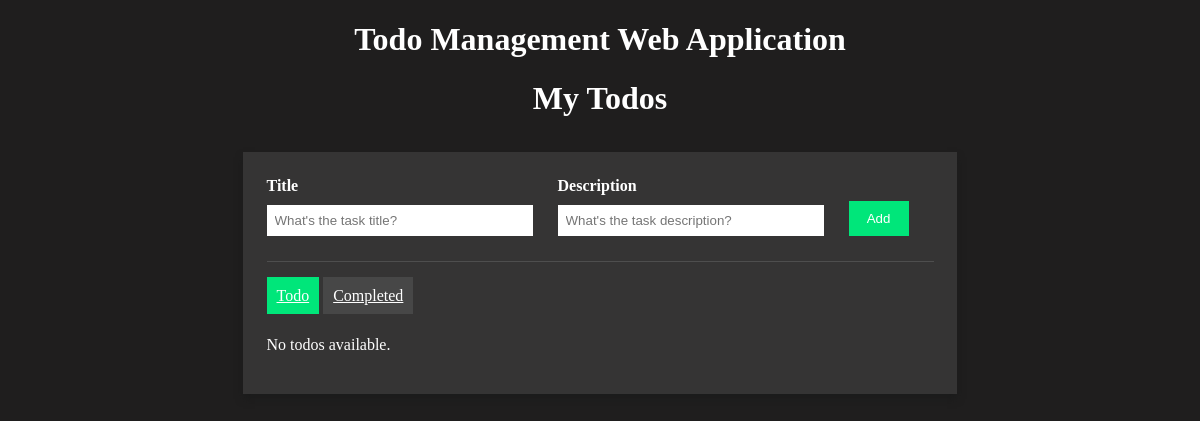
Before: / with the older database file.
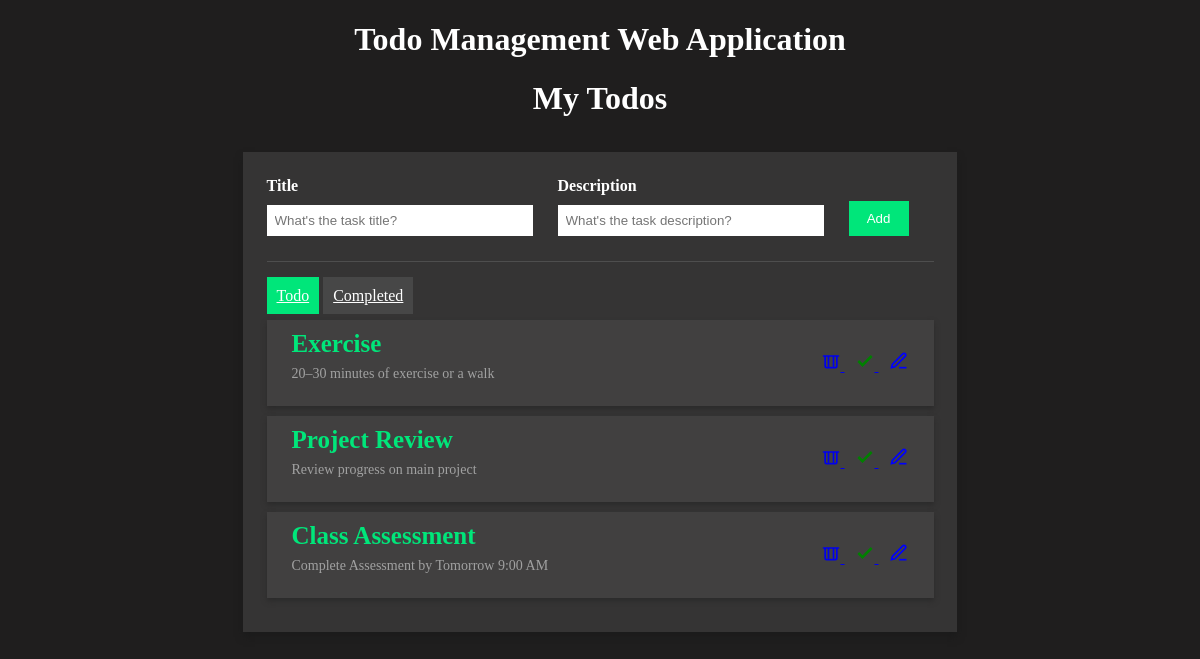
After: the same page with the newer database file.
### todoapp/models.py (models this page shows, shortened)
class Todo(models.Model):
    title = models.CharField(max_length=100)
    description = models.TextField()
    completed = models.BooleanField(default=False)
    completed_on = models.DateTimeField(null=True, blank=True)

### todoapp/views.py (the view)
# urls.py: path('', views.index, name='index'),
def index(request):
    todos = Todo.objects.filter(completed=False).order_by('-id')
    completed_todos = Todo.objects.filter(completed=True).order_by('-completed_on')
    show_completed = request.GET.get('show_completed') == 'true'
    context = {
        'todos': todos,
        'completed_todos': completed_todos,
        'show_completed': show_completed,
    }
    return render(request, 'todoapp/index.html', context)

### todoapp/templates/todoapp/index.html (shortened to what this page needs)
{% load static%}
<!DOCTYPE html>
<html lang="en">
<head>
  <link rel="stylesheet" href="{% static 'todoapp/style.css' %}" />
</head>
<body>
  <div class="App">
    <H1>Todo Management Web Application</H1>
    <h1>My Todos</h1>
    <div class="todo-wrapper">
      <form action="{% url 'add_todo' %}" method="post" class="todo-input">
        <div class="todo-input-item">
          <label>Title</label>
          <input type="text" name="title" placeholder="What's the task title?" required />
        </div>
        <div class="todo-input-item">
          <label>Description</label>
          <input type="text" name="description" placeholder="What's the task description?" required />
        </div>
        <div class="todo-input-item">
          <button type="submit" class="primaryBtn">Add</button>
        </div>
      </form>
      <div class="btn-area">
        <a href="/?show_completed=false" class="secondaryBtn {% if not show_completed %}active{% endif %}">Todo</a>
        <a href="/?show_completed=true" class="secondaryBtn {% if show_completed %}active{% endif %}">Completed</a>
      </div>
      <div class="todo-list">
        {% if not show_completed %}
          {% for item in todos %}
            <div class="todo-list-item">
              <div>
                <h3>{{ item.title }}</h3>
                <p>{{ item.description }}</p>
              </div>
              <div>
                <a href="{% url 'delete_todo' item.id %}" title="Delete?">
                  <svg class="icon" fill="currentColor" viewBox="0 0 24 24" width="20" height="20">
                    <path d="M3 6h18M9 6v12m6-12v12M5 6v12a2 2 0 002 2h10a2 2 0 002-2V6" stroke="currentColor" stroke-width="2" stroke-linecap="round" stroke-linejoin="round" fill="none"/>
                  </svg>
                </a>
                <a href="{% url 'complete_todo' item.id %}" title="Complete?">
                  <svg class="check-icon" fill="none" stroke="green" stroke-width="3" viewBox="0 0 24 24" width="20" height="20">
                    <path d="M20 6L9 17l-5-5" />
                  </svg>
                </a>
                <a href="{% url 'edit_todo' item.id %}" title="Edit?">
                  <svg class="check-icon" fill="none" stroke="blue " stroke-width="2" viewBox="0 0 24 24" width="20" height="20">
                    <path d="M12 20h9" />
                    <path d="M16.5 3.5a2.121 2.121 0 113 3L7 19l-4 1 1-4 12.5-12.5z" />
                  </svg>
                </a>
              </div>
            </div>
          {% empty %}
            <p>No todos available.</p>
          {% endfor %}
        {% endif %}
      </div>
    </div>
  </div>
</body>
</html>

### todoapp/static/todoapp/style.css (style rules this page uses)
body { background-color: #1f1e1e; color:white; overflow: hidden; }
h1 { text-align: center; }
.todo-wrapper { background: #353434; padding: 2%; width: fit-content; margin-left: auto; margin-right: auto; margin-top: 3%; max-height: 80vh; overflow-y: auto; box-shadow: 0px 5px 7px rgb(27, 27, 27); }
.todo-input { display: flex; align-items: center; justify-content: center; border-bottom: 1px solid rgb(78, 78, 78); padding-bottom: 25px; margin-bottom: 25px; }
.todo-input-item { display: flex; flex-direction: column; align-items: flex-start; margin-right: 25px; }
.todo-input-item label { font-weight: bold; margin-bottom: 10px; }
.todo-input-item input { padding: 8px; border: none; width: 250px; }
.primaryBtn { background-color: rgb(0,230,122); color: white; border:none; border-radius: 0px; margin-top: 25px; padding: 10px; width: 60px; cursor: pointer; }
.secondaryBtn { background-color: rgb(71, 71, 71); color: white; border:none; border-radius: 0px; margin-top: 25px; padding: 10px; width: fit-content; cursor: pointer; }
.active { background-color: rgb(0,230,122); }
.todo-list { display: flex; flex-direction: column; }
.btn-area { margin-bottom: 15px; }
.todo-list-item { background-color: #414040; display: flex; justify-content: space-between; align-items: center; padding: 25px; padding-bottom: 10px; padding-top: 10px; margin-bottom: 10px; box-shadow: 0px 3px 5px rgb(43, 42, 42); }
.todo-list-item h3 { font-size: 25px; color: rgb(0,230,122); font-weight: bold; margin: 0; }
.todo-list-item p { font-size: 14px; color: rgb(161, 161, 161); margin-top: 8px; }
.icon { font-size: 35px; cursor: pointer; }
.check-icon { font-size: 25px; margin-left: 10px; color:rgb(0,230,122); cursor: pointer; }

Changed rows visible on the page:
added Todo: title "Exercise", description "20–30 minutes of exercise or a walk"
added Todo: title "Project Review", description "Review progress on main project"
added Todo: title "Class Assessment", description "Complete Assessment by Tomorrow 9:00 AM"
Other visible differences:
text no longer shown: "No todos available."
